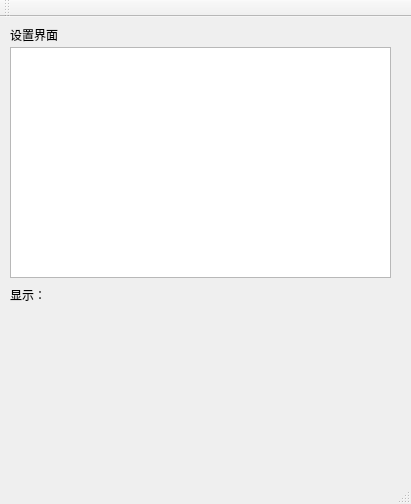
<?xml version="1.0" encoding="UTF-8"?>
<ui version="4.0">
 <class>MainWindow</class>
 <widget class="QMainWindow" name="MainWindow">
  <property name="geometry">
   <rect>
    <x>0</x>
    <y>0</y>
    <width>411</width>
    <height>504</height>
   </rect>
  </property>
  <property name="windowTitle">
   <string>MainWindow</string>
  </property>
  <widget class="QWidget" name="centralWidget">
   <widget class="QTextEdit" name="textEdit">
    <property name="geometry">
     <rect>
      <x>10</x>
      <y>30</y>
      <width>381</width>
      <height>231</height>
     </rect>
    </property>
   </widget>
   <widget class="QLabel" name="label">
    <property name="geometry">
     <rect>
      <x>20</x>
      <y>300</y>
      <width>361</width>
      <height>121</height>
     </rect>
    </property>
    <property name="text">
     <string/>
    </property>
   </widget>
   <widget class="QLabel" name="label_2">
    <property name="geometry">
     <rect>
      <x>10</x>
      <y>270</y>
      <width>72</width>
      <height>15</height>
     </rect>
    </property>
    <property name="text">
     <string>显示：</string>
    </property>
   </widget>
   <widget class="QLabel" name="label_3">
    <property name="geometry">
     <rect>
      <x>10</x>
      <y>10</y>
      <width>101</width>
      <height>16</height>
     </rect>
    </property>
    <property name="text">
     <string>设置界面</string>
    </property>
   </widget>
  </widget>
  <widget class="QMenuBar" name="menuBar">
   <property name="geometry">
    <rect>
     <x>0</x>
     <y>0</y>
     <width>411</width>
     <height>26</height>
    </rect>
   </property>
  </widget>
  <widget class="QToolBar" name="mainToolBar">
   <attribute name="toolBarArea">
    <enum>TopToolBarArea</enum>
   </attribute>
   <attribute name="toolBarBreak">
    <bool>false</bool>
   </attribute>
  </widget>
  <widget class="QStatusBar" name="statusBar"/>
 </widget>
 <layoutdefault spacing="6" margin="11"/>
 <resources/>
 <connections/>
</ui>
